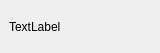
<?xml version="1.0" encoding="UTF-8"?>
<ui version="4.0">
 <class>CustomTooltip</class>
 <widget class="QWidget" name="CustomTooltip">
  <property name="geometry">
   <rect>
    <x>0</x>
    <y>0</y>
    <width>160</width>
    <height>53</height>
   </rect>
  </property>
  <property name="windowTitle">
   <string>Form</string>
  </property>
  <layout class="QHBoxLayout" name="horizontalLayout">
   <property name="leftMargin">
    <number>0</number>
   </property>
   <property name="topMargin">
    <number>0</number>
   </property>
   <property name="rightMargin">
    <number>0</number>
   </property>
   <property name="bottomMargin">
    <number>0</number>
   </property>
   <item>
    <widget class="QWidget" name="inner_widget" native="true">
     <layout class="QHBoxLayout" name="horizontalLayout_2">
      <item>
       <widget class="QLabel" name="label">
        <property name="text">
         <string>TextLabel</string>
        </property>
       </widget>
      </item>
     </layout>
    </widget>
   </item>
  </layout>
 </widget>
 <resources/>
 <connections/>
</ui>
